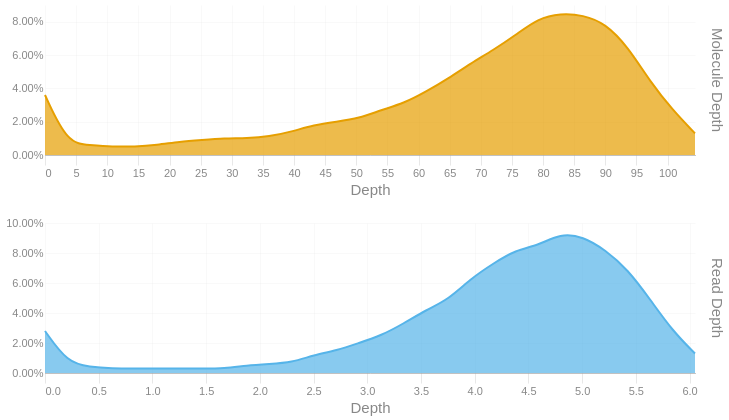

Notebook source saved alongside this figure:
### Code cell
readdep = depth_hist(tb['Read Depth'], q99, 3)
readdep = readdep.with_columns(pl.lit('Read Depth').alias('Metric'))
if not SKIPLR:
    moldep = depth_hist(tb['Molecule Depth'], mol_q99, 1)
    moldep = moldep.with_columns(pl.lit('Molecule Depth').alias('Metric'))
    _hist = pl.concat([readdep, moldep])
    _hist = _hist.filter(pl.col('Proportion') != 0)
    with SafeRender(_hist):
        (
            alt.Chart(_hist)        
            .mark_area(interpolate = "basis")
            .encode(
                x=alt.X('Bin:Q').scale(domainMin=0).axis(alt.Axis(title='Depth')),
                y = alt.Y('Proportion:Q', title = None).axis(format = '.2%'),
                color = alt.Color('Metric:N').legend(None),
                row = alt.Row("Metric:N").header(title = None, labelOrient = 'right'),
                tooltip = [
                    alt.Tooltip("Metric:N", title = "Metric"),
                    alt.Tooltip('Interval:N', title = "Depth Interval"),
                    alt.Tooltip('Proportion:Q', title = "% Alignments").format('.2%')
                ]
            )
            .resolve_scale(x='independent', y='independent')
            .properties(
                height = 150, width = 650,
                usermeta={'embedOptions': {'downloadFileName': f'{samplename}.depth.hist'}}
            )
        ).display()
else:
    readdep = readdep.filter(pl.col('Proportion') != 0)
    with SafeRender(readdep):
        (
            alt.Chart(readdep)        
            .mark_area(interpolate = "basis")
            .encode(
                x=alt.X('Bin:Q').scale(domainMin=0).axis(alt.Axis(title='Depth')),
                y = alt.Y('Proportion:Q', title = None).axis(format = '.2%'),
                tooltip = [
                    alt.Tooltip('Interval:N', title = "Depth Interval"),
                    alt.Tooltip('Proportion:Q', title = "% Alignments").format('.2%')
                ]
            )
            .properties(
                usermeta={'embedOptions': {'downloadFileName': f'{samplename}.depth.hist'}}
            )
        ).display()

### Figure 1 — Vega-Lite specification as saved in the notebook (floating-point values rounded to 4 significant figures)
{"width": 650, "height": 150, "config": {"title": {"anchor": "start", "dy": -15, "fontSize": 18, "color": "#888888", "subtitleColor": "#888888", "subtitleFontSize": 14}, "arc": {"fill": "#0072B2"}, "axis": {"domainColor": "#888888", "domainWidth": 0.5, "gridWidth": 0.2, "grid": false, "titleFontWeight": 400, "titleFontSize": 15, "labelFontSize": 11, "labelColor": "#888888", "tickColor": "#888888", "tickWidth": 0.2, "titleColor": "#888888"}, "axisBand": {"grid": false}, "axisX": {"grid": true, "tickSize": 10, "domainCap": "round"}, "axisY": {"domain": false, "grid": true, "tickSize": 0, "domainCap": "round"}, "background": "transparent", "header": {"labelFontSize": 15, "labelColor": "#888888", "titleFontSize": 15, "titleFontWeight": 600, "titleColor": "#888888"}, "legend": {"labelFont": "sans-serif", "labelFontSize": 12, "labelColor": "#888888", "symbolSize": 100, "symbolType": "circle", "titleFontSize": 12, "titlePadding": 10, "titleColor": "#888888", "title": null}, "range": {"category": ["#E69F00", "#56B4E9", "#009E73", "#F0E442", "#0072B2", "#D55E00", "#CC79A7", "#000000"], "diverging": ["#cfe8f3", "#a2d4ec", "#73bfe2", "#46abdb", "#1696d2", "#12719e"]}, "area": {"fill": "#0072B2", "fillOpacity": 0.7, "line": true, "strokeOpacity": 0.7}, "line": {"color": "#0072B2", "stroke": "#0072B2", "strokeWidth": 2}, "trail": {"color": "#0072B2", "stroke": "#0072B2", "strokeWidth": 0, "size": 1}, "point": {"filled": true, "fillOpacity": 1.0, "size": 95}, "text": {"color": "#888888", "fontSize": 11, "align": "right", "fontWeight": 400, "size": 11}, "bar": {"fill": "#0072B2", "stroke": null}, "view": {"stroke": null, "continuousWidth": 660, "continuousHeight": 400}}, "data": {"name": "data-11c5b30c9f12602c39612152757cf2b2"}, "mark": {"type": "area", "interpolate": "basis"}, "encoding": {"color": {"field": "Metric", "legend": null, "type": "nominal"}, "row": {"field": "Metric", "header": {"title": null, "labelOrient": "right"}, "type": "nominal"}, "tooltip": [{"field": "Metric", "title": "Metric", "type": "nominal"}, {"field": "Interval", "title": "Depth Interval", "type": "nominal"}, {"field": "Proportion", "format": ".2%", "title": "% Alignments", "type": "quantitative"}], "x": {"axis": {"title": "Depth"}, "field": "Bin", "scale": {"domainMin": 0}, "type": "quantitative"}, "y": {"axis": {"format": ".2%"}, "field": "Proportion", "title": null, "type": "quantitative"}}, "resolve": {"scale": {"x": "independent", "y": "independent"}}, "usermeta": {"embedOptions": {"downloadFileName": "S5_Kennetcook_3540.depth.hist"}}, "$schema": "https://vega.github.io/schema/vega-lite/v6.1.0.json", "datasets": {"data-11c5b30c9f12602c39612152757cf2b2": [{"Bin": 0.0, "Interval": "0.0-0.209", "Proportion": 0.028, "Metric": "Read Depth"}, {"Bin": 0.209, "Interval": "0.209-0.417", "Proportion": 0.007, "Metric": "Read Depth"}, {"Bin": 0.417, "Interval": "0.417-0.626", "Proportion": 0.004, "Metric": "Read Depth"}, {"Bin": 0.626, "Interval": "0.626-0.835", "Proportion": 0.003, "Metric": "Read Depth"}, {"Bin": 0.835, "Interval": "0.835-1.043", "Proportion": 0.003, "Metric": "Read Depth"}, {"Bin": 1.043, "Interval": "1.043-1.252", "Proportion": 0.003, "Metric": "Read Depth"}, {"Bin": 1.252, "Interval": "1.252-1.461", "Proportion": 0.003, "Metric": "Read Depth"}, {"Bin": 1.461, "Interval": "1.461-1.669", "Proportion": 0.003, "Metric": "Read Depth"}, {"Bin": 1.669, "Interval": "1.669-1.878", "Proportion": 0.003, "Metric": "Read Depth"}, {"Bin": 1.878, "Interval": "1.878-2.087", "Proportion": 0.005, "Metric": "Read Depth"}, {"Bin": 2.087, "Interval": "2.087-2.295", "Proportion": 0.006, "Metric": "Read Depth"}, {"Bin": 2.295, "Interval": "2.295-2.504", "Proportion": 0.007, "Metric": "Read Depth"}, {"Bin": 2.504, "Interval": "2.504-2.713", "Proportion": 0.012, "Metric": "Read Depth"}, {"Bin": 2.713, "Interval": "2.713-2.921", "Proportion": 0.015, "Metric": "Read Depth"}, {"Bin": 2.921, "Interval": "2.921-3.13", "Proportion": 0.02, "Metric": "Read Depth"}, {"Bin": 3.13, "Interval": "3.13-3.339", "Proportion": 0.025, "Metric": "Read Depth"}, {"Bin": 3.339, "Interval": "3.339-3.547", "Proportion": 0.033, "Metric": "Read Depth"}, {"Bin": 3.547, "Interval": "3.547-3.756", "Proportion": 0.042, "Metric": "Read Depth"}, {"Bin": 3.756, "Interval": "3.756-3.965", "Proportion": 0.049, "Metric": "Read Depth"}, {"Bin": 3.965, "Interval": "3.965-4.173", "Proportion": 0.063, "Metric": "Read Depth"}, {"Bin": 4.173, "Interval": "4.173-4.382", "Proportion": 0.073, "Metric": "Read Depth"}, {"Bin": 4.382, "Interval": "4.382-4.591", "Proportion": 0.082, "Metric": "Read Depth"}, {"Bin": 4.591, "Interval": "4.591-4.799", "Proportion": 0.085, "Metric": "Read Depth"}, {"Bin": 4.799, "Interval": "4.799-5.008", "Proportion": 0.093, "Metric": "Read Depth"}, {"Bin": 5.008, "Interval": "5.008-5.217", "Proportion": 0.091, "Metric": "Read Depth"}, {"Bin": 5.217, "Interval": "5.217-5.425", "Proportion": 0.082, "Metric": "Read Depth"}, {"Bin": 5.425, "Interval": "5.425-5.634", "Proportion": 0.069, "Metric": "Read Depth"}, {"Bin": 5.634, "Interval": "5.634-5.843", "Proportion": 0.049, "Metric": "Read Depth"}, {"Bin": 5.843, "Interval": "5.843-6.051", "Proportion": 0.028, "Metric": "Read Depth"}, {"Bin": 6.051, "Interval": "6.051-6.26", "Proportion": 0.013, "Metric": "Read Depth"}, {"Bin": 0.0, "Interval": "0.0-3.6", "Proportion": 0.036, "Metric": "Molecule Depth"}, {"Bin": 3.6, "Interval": "3.6-7.2", "Proportion": 0.007, "Metric": "Molecule Depth"}, {"Bin": 7.2, "Interval": "7.2-10.8", "Proportion": 0.006, "Metric": "Molecule Depth"}, {"Bin": 10.8, "Interval": "10.8-14.4", "Proportion": 0.005, "Metric": "Molecule Depth"}, {"Bin": 14.4, "Interval": "14.4-18.0", "Proportion": 0.005, "Metric": "Molecule Depth"}, {"Bin": 18.0, "Interval": "18.0-21.6", "Proportion": 0.006, "Metric": "Molecule Depth"}, {"Bin": 21.6, "Interval": "21.6-25.2", "Proportion": 0.008, "Metric": "Molecule Depth"}, {"Bin": 25.2, "Interval": "25.2-28.8", "Proportion": 0.009, "Metric": "Molecule Depth"}, {"Bin": 28.8, "Interval": "28.8-32.4", "Proportion": 0.01, "Metric": "Molecule Depth"}, {"Bin": 32.4, "Interval": "32.4-36.0", "Proportion": 0.01, "Metric": "Molecule Depth"}, {"Bin": 36.0, "Interval": "36.0-39.6", "Proportion": 0.011, "Metric": "Molecule Depth"}, {"Bin": 39.6, "Interval": "39.6-43.2", "Proportion": 0.014, "Metric": "Molecule Depth"}, {"Bin": 43.2, "Interval": "43.2-46.8", "Proportion": 0.018, "Metric": "Molecule Depth"}, {"Bin": 46.8, "Interval": "46.8-50.4", "Proportion": 0.02, "Metric": "Molecule Depth"}, {"Bin": 50.4, "Interval": "50.4-54.0", "Proportion": 0.022, "Metric": "Molecule Depth"}, {"Bin": 54.0, "Interval": "54.0-57.6", "Proportion": 0.027, "Metric": "Molecule Depth"}, {"Bin": 57.6, "Interval": "57.6-61.2", "Proportion": 0.031, "Metric": "Molecule Depth"}, {"Bin": 61.2, "Interval": "61.2-64.8", "Proportion": 0.038, "Metric": "Molecule Depth"}, {"Bin": 64.8, "Interval": "64.8-68.4", "Proportion": 0.046, "Metric": "Molecule Depth"}, {"Bin": 68.4, "Interval": "68.4-72.0", "Proportion": 0.055, "Metric": "Molecule Depth"}, {"Bin": 72.0, "Interval": "72.0-75.6", "Proportion": 0.063, "Metric": "Molecule Depth"}, {"Bin": 75.6, "Interval": "75.6-79.2", "Proportion": 0.072, "Metric": "Molecule Depth"}, {"Bin": 79.2, "Interval": "79.2-82.8", "Proportion": 0.082, "Metric": "Molecule Depth"}, {"Bin": 82.8, "Interval": "82.8-86.4", "Proportion": 0.085, "Metric": "Molecule Depth"}, {"Bin": 86.4, "Interval": "86.4-90.0", "Proportion": 0.084, "Metric": "Molecule Depth"}, {"Bin": 90.0, "Interval": "90.0-93.6", "Proportion": 0.079, "Metric": "Molecule Depth"}, {"Bin": 93.6, "Interval": "93.6-97.2", "Proportion": 0.065, "Metric": "Molecule Depth"}, {"Bin": 97.2, "Interval": "97.2-100.8", "Proportion": 0.044, "Metric": "Molecule Depth"}, {"Bin": 100.8, "Interval": "100.8-104.4", "Proportion": 0.027, "Metric": "Molecule Depth"}, {"Bin": 104.4, "Interval": "104.4-108.02", "Proportion": 0.013, "Metric": "Molecule Depth"}]}}
